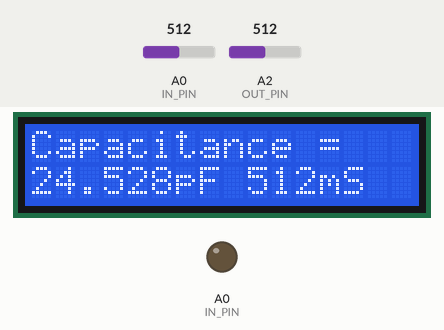
Bench run of a sketch on a simulated Arduino Uno, built with avr-gcc and run on an emulated ATmega328P. Parts: 16×2 character LCD, output pins drawn as LEDs (lit = HIGH). Inputs (shaded band) come from the test bench; at power-on: A0 (IN_PIN) = 512, A2 (OUT_PIN) = 512. Pins used as bus, display or sensor lines are not drawn.

Above: at 1.2 s.
1.3 s: A0 (IN_PIN) set to 992
At 2.8 s:
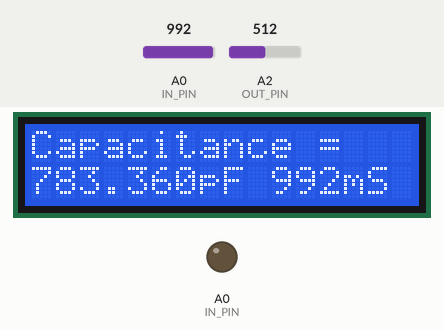
3.5 s: A0 (IN_PIN) set to 1007
At 5.5 s:
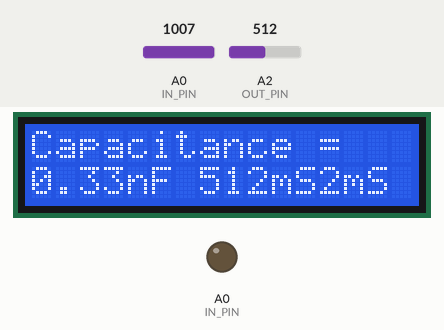
7.5 s: A0 (IN_PIN) set to 716
At 8.5 s:
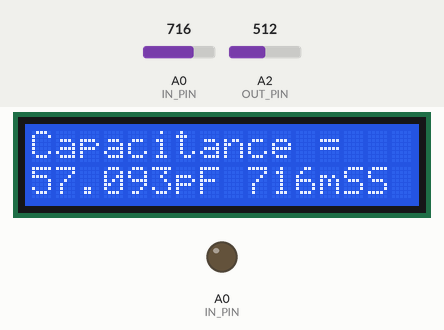
9.5 s: A0 (IN_PIN) set to 1010
At 11.2 s:
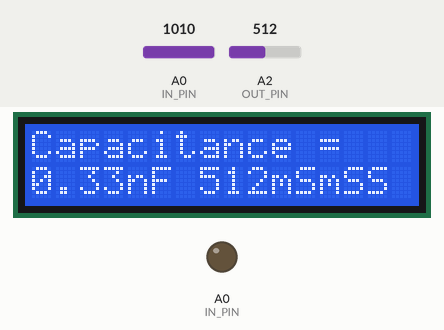
13.5 s: A2 (OUT_PIN) set to 991
At 16.0 s:
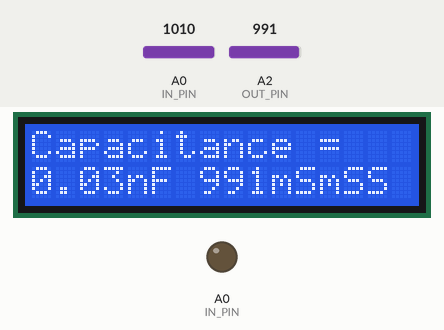
16.5 s: A2 (OUT_PIN) set to 1015
At 21.0 s:
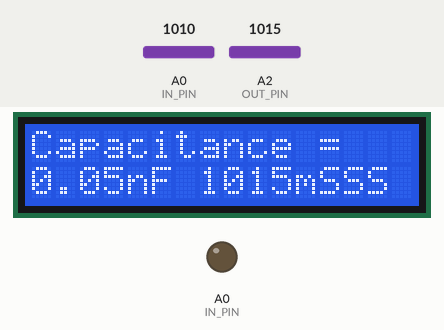
Timing chart, 0 to 21.5 s (numbered marks = the images above; inputs shaded):
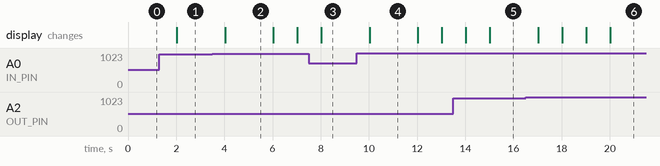

Measured:
- the behaviour switches between 999 and 1000 on A0 (IN_PIN) (found by bisection; images 1 and 2)
- the behaviour switches between 999 and 1000 on A2 (OUT_PIN) (found by bisection; images 5 and 6)
- after the input at 1.3 s, the display: changes after 0.73 s (image 1)
- after the input at 3.5 s, the display: changes after 0.53 s (image 2)
- after the input at 7.5 s, the display: changes after 0.53 s (image 3)
- after the input at 9.5 s, the display: changes after 0.53 s (image 4)
- after the input at 13.5 s, the display: first changes after 0.53 s (image 5 shows a later state)
- after the input at 16.5 s, the display: first changes after 0.53 s (image 6 shows a later state)

The sketch:

CapacitanceMeterLCD.ino
```cpp
#include <Wire.h>
#include <hd44780.h>                       // main hd44780 header
#include <hd44780ioClass/hd44780_I2Cexp.h> // i2c expander i/o class header

hd44780_I2Cexp lcd; // declare lcd object: auto locate & auto config expander chip
const int OUT_PIN = A2;
const int IN_PIN = A0;
const float IN_STRAY_CAP_TO_GND = 24.48;
const float IN_CAP_TO_GND = IN_STRAY_CAP_TO_GND;
const float R_PULLUP = 34.8;
const int MAX_ADC_VALUE = 1023;

// LCD geometry
const int LCD_COLS = 16;
const int LCD_ROWS = 2;

void setup(){
  int status;

  pinMode(OUT_PIN, OUTPUT);
  pinMode(IN_PIN, OUTPUT);
	status = lcd.begin(LCD_COLS, LCD_ROWS);
	if(status) // non zero status means it was unsuccesful
	{
		// hd44780 has a fatalError() routine that blinks an led if possible
		// begin() failed so blink error code using the onboard LED if possible
		hd44780::fatalError(status); // does not return
	}
}

void loop(){
    pinMode(IN_PIN, INPUT);
    digitalWrite(OUT_PIN, HIGH);
    int val = analogRead(IN_PIN);
    digitalWrite(OUT_PIN, LOW);

    if (val < 1000){
      pinMode(IN_PIN, OUTPUT);

      float capacitance = (float)val * IN_CAP_TO_GND / (float)(MAX_ADC_VALUE - val);

      lcd.setCursor(0,0);
      lcd.print(F("Capacitance = "));
      lcd.setCursor(0,1);
      lcd.print(capacitance, 3);
      lcd.print(F("pF "));
      lcd.print(val);
      lcd.print("mS");
    }

    else{
      pinMode(IN_PIN, OUTPUT);
      delay(1);
      pinMode(OUT_PIN, INPUT_PULLUP);
      unsigned long u1 = micros();
      unsigned long t;
      int digVal;

      do{
        digVal = digitalRead(OUT_PIN);
        unsigned long u2 = micros();
        t = u2 > u1 ? u2 - u1 : u1 - u2;
      }

      while ((digVal < 1) && (t < 400000L));

      pinMode(OUT_PIN, INPUT);
      val = analogRead(OUT_PIN);
      digitalWrite(IN_PIN, HIGH);
      int dischargeTime = (int)(t / 1000L) * 5;
      delay(dischargeTime);
      pinMode(OUT_PIN, OUTPUT);
      digitalWrite(OUT_PIN, LOW);
      digitalWrite(IN_PIN, LOW);

      float capacitance = -(float)t / R_PULLUP / log(1.0 - (float)val / (float)MAX_ADC_VALUE);

      lcd.setCursor(0,0);
      lcd.print(F("Capacitance = "));
      if (capacitance > 1000.0){
        lcd.setCursor(0,1);
        lcd.print(capacitance / 1000.0, 2);
        lcd.print(F("uF "));
        lcd.print(val);
        lcd.print("mS");
      }

      else{
        lcd.setCursor(0,1);
        lcd.print(capacitance, 2);
        lcd.print(F("nF "));
        lcd.print(val);
        lcd.print("mS");
      }
  }
    while (millis() % 1000 != 0);
}
```
